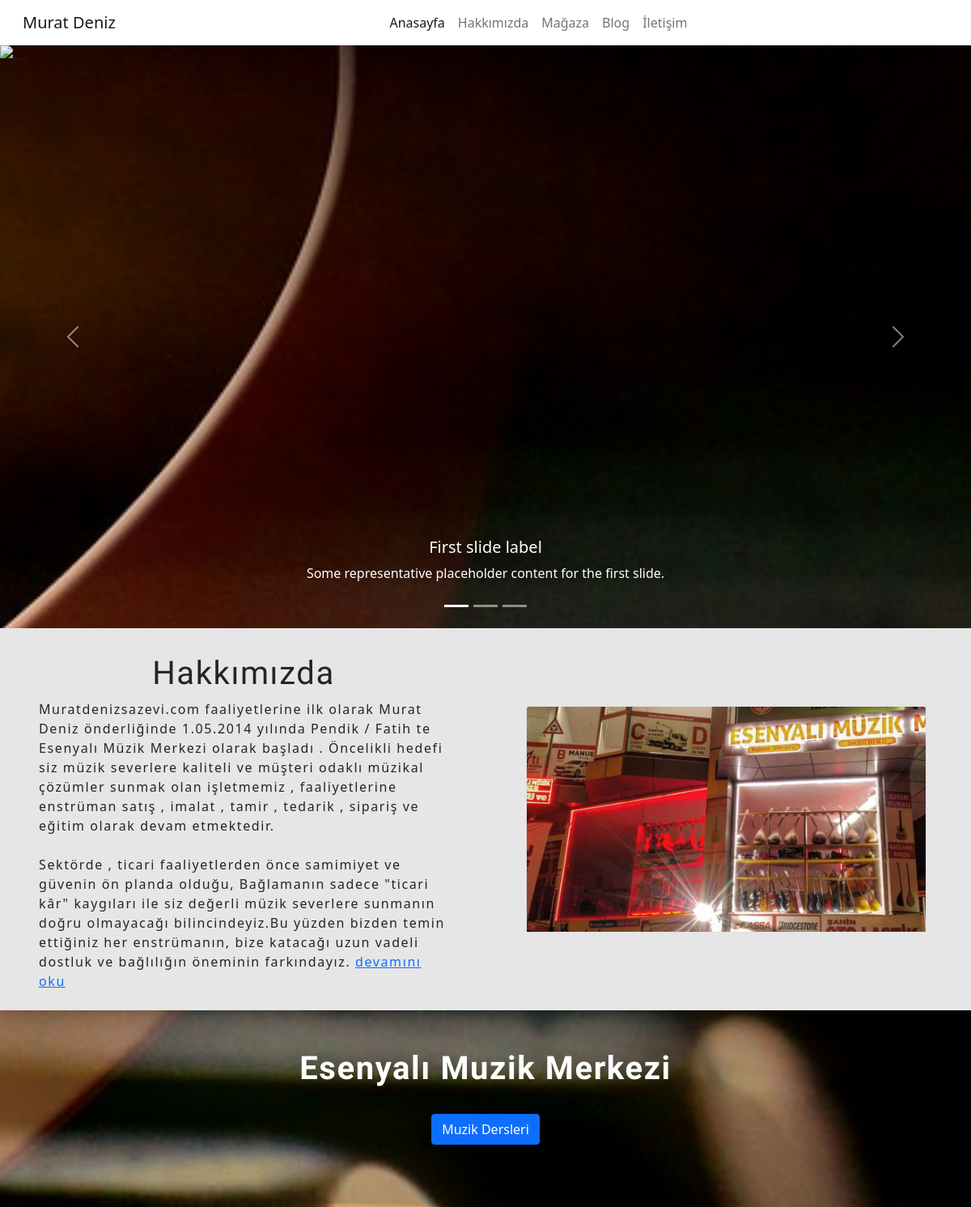
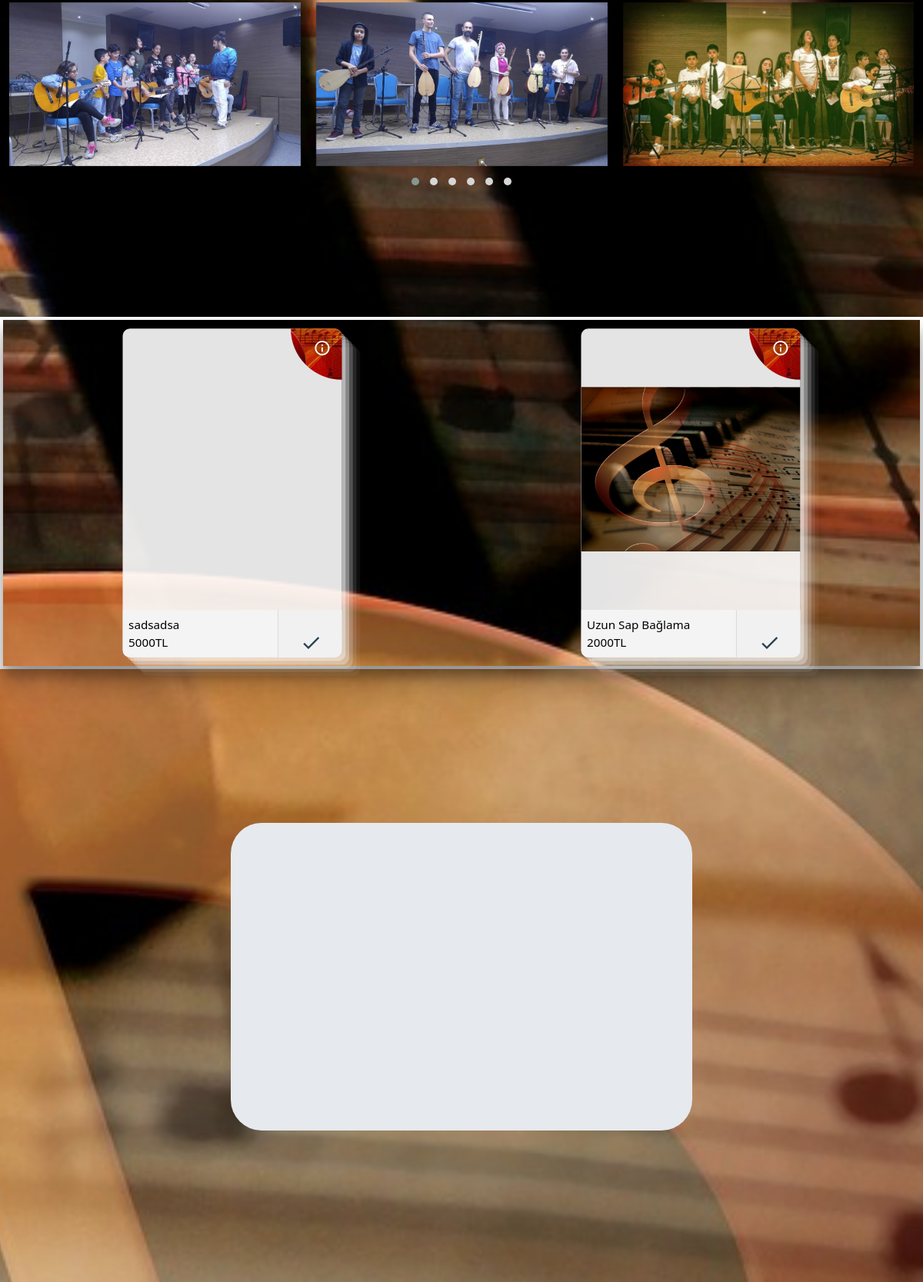
The page / (upper part) on the database its author committed (2 pictures, top to bottom).
### urunler/models.py (models this page shows, shortened)
class Urunler(models.Model):
 urun_adı = models.CharField(max_length=200,verbose_name="Ürün Adı",help_text="Ürün Adını Giriniz")
 category = models.ForeignKey(Category,null=True,on_delete=models.DO_NOTHING)
 tags = models.ManyToManyField(Tag,blank=True,null=True)
 aciklama = models.TextField(blank=True,null=True)
 resim = models.ImageField(upload_to="urunler/%Y/%m/%d")
 resimm_uc= models.ImageField(upload_to="urunler/%Y/%m/%d")
 resim_bir = models.ImageField(upload_to="urunler/%Y/%m/%d")
 resim_iki = models.ImageField(upload_to="urunler/%Y/%m/%d")
 tarih = models.DateField(auto_now=True)
 fiyat = models.CharField(max_length=200)
 indirimli_fiyat = models.CharField(max_length=200)
 available =models.BooleanField(default=True)
 facebook = models.URLField(max_length=100,blank=True)
 twitter = models.URLField(max_length=100,blank=True)
 youtube = models.URLField(max_length=100,blank=True)

### blog/models.py (models this page shows)
class Video(models.Model):
    iframe =  models.CharField(max_length=2000,blank=True)
    available =models.BooleanField(default=True)
    tarih = models.DateField(auto_now=True)

### pages/views.py (the view)
# urls.py: path('', IndexView.as_view(), name='index'),
class IndexView(TemplateView):
    template_name = 'index.html'
    def get_context_data(self, **kwargs):
        context = super().get_context_data(**kwargs)
        context['urunler'] = Urunler.objects.filter(available=True).order_by('-id')[:4]
        context['posts'] = Post.objects.filter(available=True).order_by('-id')[:3]
        context['iframes'] = Video.objects.filter(available=True).order_by('-id')[:1]
        return context

### templates/index.html (shortened to what this page needs)
    {% load static %}
<!DOCTYPE html>
<html lang="tr">
<head>
    <link rel="stylesheet" href="{% static 'OwlCarousel/dist/assets/owl.theme.default.min.css'%}">
    <link href="{% static 'vendor/bootstrap/css/bootstrap.min.css'%}" rel="stylesheet">
    <link rel="stylesheet" href="{% static 'css2/owl.css'%}">
    <link rel="stylesheet" href="{% static 'OwlCarousel/dist/assets/owl.carousel.min.css'%}">
    <link rel="stylesheet" href="{% static 'css/style.css'%}">
   <link href="https://cdn.jsdelivr.net/npm/bootstrap@5.1.3/dist/css/bootstrap.min.css" rel="stylesheet">
</head>
<body >
    <nav class="navbar navbar-expand-lg navbar-light bg-white ">
        <div class="container-fluid ">
          <a class="navbar-brand" href="#">Murat Deniz </a>
          <div class="collapse navbar-collapse justify-content-center align-content-center" id="navbarNav">
            <ul class="navbar-nav ">
              <li class="nav-item">
                <a class="nav-link active button-30" aria-current="page" href="{% url 'index' %}">Anasayfa</a>
              </li>
              <li class="nav-item">
                <a class="nav-link button-30" href="{% url 'about' %}">Hakkımızda</a>
              </li>
              <li class="nav-item">
                <a class="nav-link button-30" href="{% url 'urunler' %}">Mağaza</a>
              </li>
              <li class="nav-item">
                <a class="nav-link button-30" href="{% url 'blog' %}">Blog</a>
              </li>
              <li class="nav-item">
                <a class="nav-link button-30"  href="{% url 'contact' %}">İletişim</a>
              </li>
            </ul>
          </div>
        </div>
      </nav>
      <div class="carousel__slide">
      <div id="carouselExampleCaptions" class="carousel slide" data-bs-ride="carousel">
        <div class="carousel-indicators">
          <button type="button" data-bs-target="#carouselExampleCaptions" data-bs-slide-to="0" class="active" aria-current="true" aria-label="Slide 1"></button>
          <button type="button" data-bs-target="#carouselExampleCaptions" data-bs-slide-to="1" aria-label="Slide 2"></button>
          <button type="button" data-bs-target="#carouselExampleCaptions" data-bs-slide-to="2" aria-label="Slide 3"></button>
        </div>
        <div class="carousel-inner">
          <div class="carousel-item active">
            <img src="{% static 'img/guitar-gc2e1cf5fa_1920.jpg'%}" class="d-block w-100" alt="...">
            <div class="carousel-caption d-none d-md-block">
              <h5>First slide label</h5>
              <p>Some representative placeholder content for the first slide.</p>
            </div>
          </div>
        </div>
        <button class="carousel-control-prev" type="button" data-bs-target="#carouselExampleCaptions" data-bs-slide="prev">
          <span class="carousel-control-prev-icon" aria-hidden="true"></span>
        </button>
        <button class="carousel-control-next" type="button" data-bs-target="#carouselExampleCaptions" data-bs-slide="next">
          <span class="carousel-control-next-icon" aria-hidden="true"></span>
        </button>
      </div>
    </div>
      <section class="hakkımızda" id="hakkımızda">
        <div class="hakkımızda_ıcerik">
          <h1 style="text-align: center;">Hakkımızda</h1>
          <p >Muratdenizsazevi.com faaliyetlerine ilk olarak Murat Deniz önderliğinde  1.05.2014 yılında Pendik / Fatih te Esenyalı Müzik Merkezi olarak başladı .
            Öncelikli hedefi siz müzik severlere kaliteli ve müşteri odaklı müzikal çözümler sunmak olan işletmemiz , faaliyetlerine enstrüman satış , imalat , tamir , tedarik , sipariş ve eğitim olarak devam etmektedir. <br><br>
            Sektörde , ticari faaliyetlerden önce samimiyet ve güvenin ön planda olduğu,
            Bağlamanın sadece "ticari kâr" kaygıları ile siz değerli müzik severlere sunmanın doğru olmayacağı bilincindeyiz.Bu yüzden bizden temin ettiğiniz her enstrümanın,  bize katacağı uzun vadeli dostluk ve bağlılığın öneminin farkındayız. <a href="{% url 'about' %}">devamını oku</a> <br>
          </p>
        </div>
        <div class="resim_kapsayıcı">
          <div class="card hakkımızda_resim" style="width: 90%;">
            <img src="{% static 'img/esenyalımuzik.jpg'%}" class="card-img-top" alt="...">
          </div>
      </div>
      </section>
      <section>
        <h1 class="encoksatan_text">Esenyalı Muzik Merkezi</h1>
         <div class=" div__button">
          <button class="btn btn-primary" type="button" data-bs-toggle="offcanvas" data-bs-target="#offcanvasScrolling" aria-controls="offcanvasScrolling">Muzik Dersleri</button>
         </div>
        <div class=" container_ana">
      <div class="container-fluid container__fluid">
        <div class="owl-carousel owl-theme">
            <div class="item"><img src="{% static 'img/o-2.jpg'%}" alt=""></div>
            <div class="item"><img src="{% static 'img/o-3.jpg'%}" alt=""></div>
             <div class="item"><img src="{% static 'img/o-8.jpg'%}" alt=""></div>
        </div>
      </div>
    </div>
    </section>
    <section class="urunler">
     <div class="urunler_kapsayıcı" >
       {% for urun in urunler%}
      <div class="wrapper1">
        <div class="container1">
          <div class="top1" style="background: url('{{urun.resim.url}}'); background-position: center; background-size: cover; height: 50%; margin-top: 5rem; margin-bottom: 5rem; ">
          </div>
          <div class="bottom">
            <div class="left">
              <div class="details">
                <p> <a  href = "{% url 'urun_detay' urun.category.slug urun.id %}" class = "item-name">{{ urun.urun_adı }}</a></p>
                <p>{{urun.fiyat}}TL</p>
              </div>
              <div class="buy"><i class="material-icons">done</i></div>
            </div>
          </div>
        </div>
        <div class="inside" style="background: center center url('{% static "img/nota.jpg"%}');">
          <div class="icon"><i class="material-icons">info_outline</i></div>
        </div>
      </div>
       {% endfor %}
     </div>
    </section>
    <section class="option__section">
      {% for iframe in iframes %}
      <div class="options">
        <div class="option active" >
          <iframe width="100%" height="100%" src="{{iframe.iframe}}" title="YouTube video player" frameborder="0" allow="accelerometer; autoplay; clipboard-write; encrypted-media; gyroscope; picture-in-picture" allowfullscreen></iframe>
           <div class="label">
           </div>
        </div>
        {% endfor %}
     </div>
    </section>
</body>
</html>

### rows shown on the page
Urunler: urun_adı "sadsadsa", fiyat "5000"
Urunler: resim (picture), urun_adı "Uzun Sap Bağlama", fiyat "2000"
